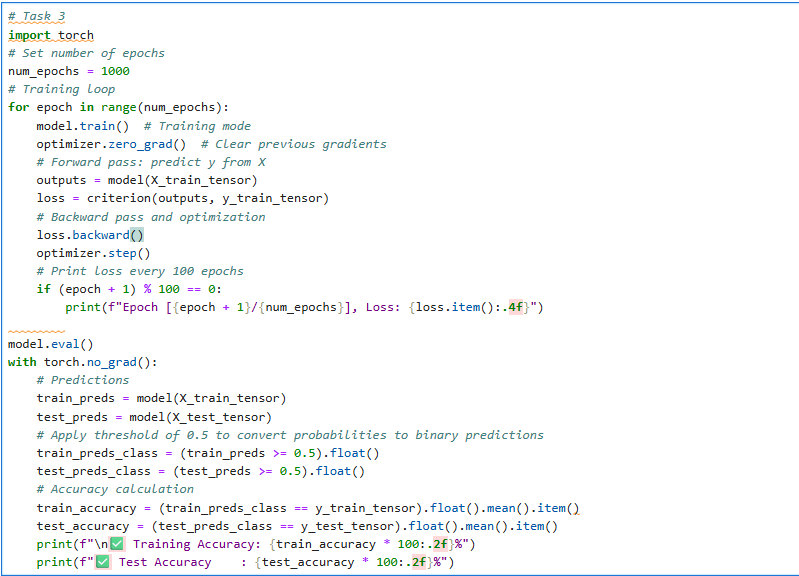
#> input picture course4/task3a.png, 799 x 576 px
$ python append_images1.py
#> lines starting #> are read from the running program, lines starting #| are printed output that depends on the picture
from PIL import Image

# Ask for user input
img1_path = input("Enter the path to the first image (.png): ")
#> the answer given: task3a.png
img2_path = input("Enter the path to the second image (.png): ")
#> the answer given: task4a.png

# Load images
img1 = Image.open(img1_path)
#> img1 is the input picture: PIL image 799x576 RGBA; mean R, G, B, A 246.9, 248.2, 248.9, 255
img2 = Image.open(img2_path)
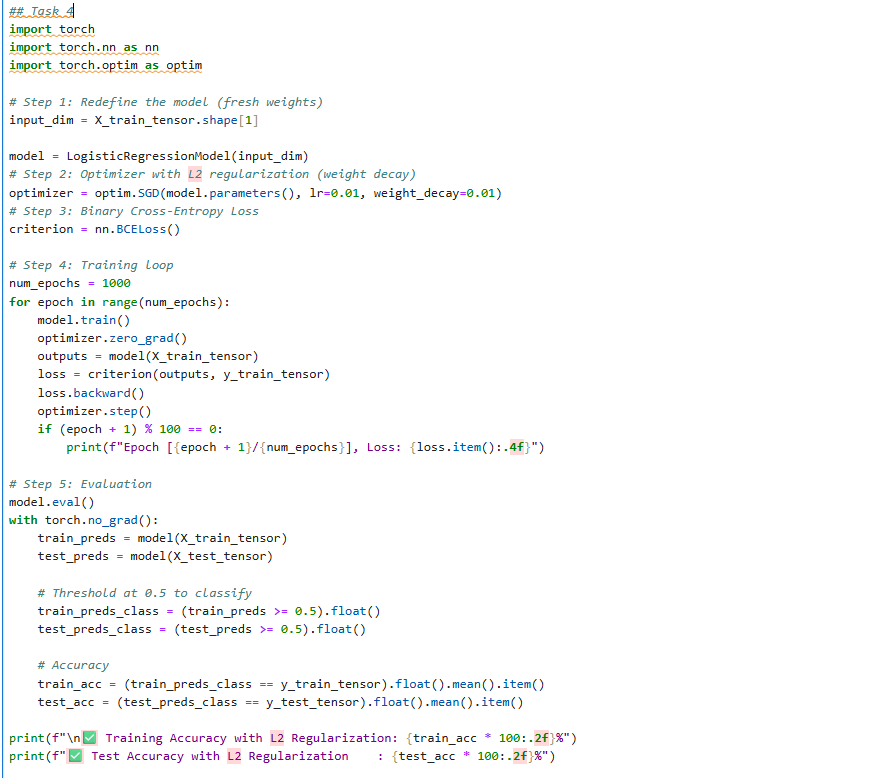
#> input picture course4/task4a.png, 885 x 778 px
#> img2 is the input picture: PIL image 885x778 RGBA; mean R, G, B, A 249.3, 249.7, 250, 255

# Optional: Resize second image to match first (or vice versa)
# Uncomment if needed to force alignment
# img2 = img2.resize(img1.size)

# Horizontally append
combined_horizontal = Image.new('RGB', (img1.width + img2.width, max(img1.height, img2.height)))
#> combined_horizontal: PIL image 1684x778 RGB; every value is 0
combined_horizontal.paste(img1, (0, 0))
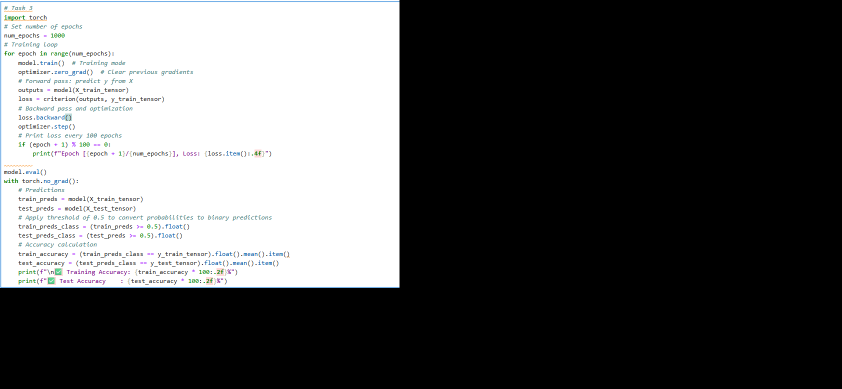
#> combined_horizontal: PIL image 1684x778 RGB (shown at 1/2 size); mean R, G, B 86.7, 87.2, 87.4
combined_horizontal.paste(img2, (img1.width, 0))
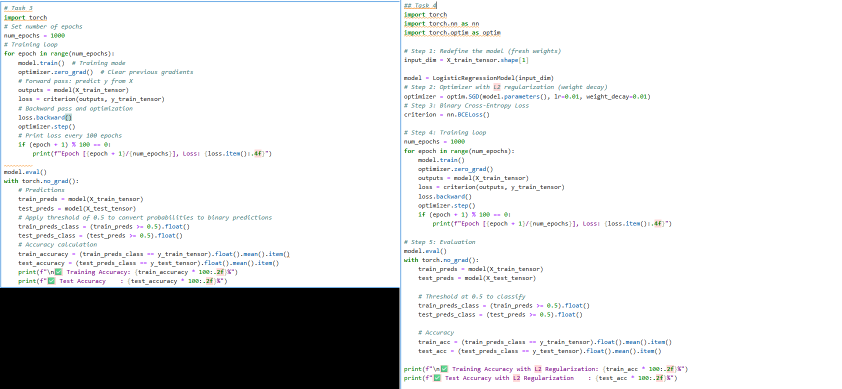
#> combined_horizontal: PIL image 1684x778 RGB (shown at 1/2 size); mean R, G, B 217.7, 218.4, 218.8
combined_horizontal.save("combined_horizontal.png")
print("✅ Saved combined_horizontal.png")

# Vertically append
combined_vertical = Image.new('RGB', (max(img1.width, img2.width), img1.height + img2.height))
#> combined_vertical: PIL image 885x1354 RGB; every value is 0
combined_vertical.paste(img1, (0, 0))
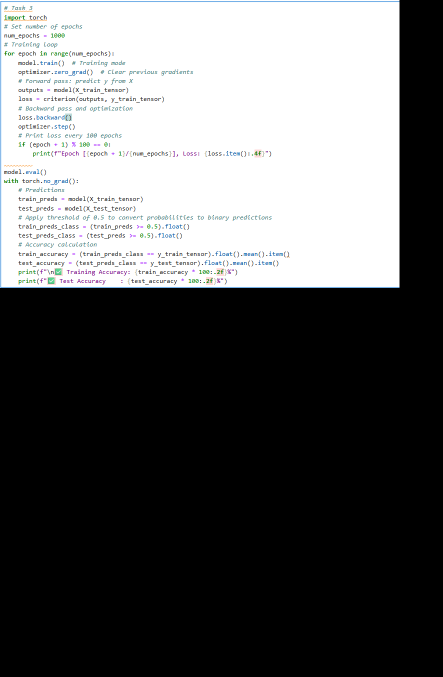
#> combined_vertical: PIL image 885x1354 RGB (shown at 1/2 size); mean R, G, B 94.8, 95.3, 95.6
combined_vertical.paste(img2, (0, img1.height))
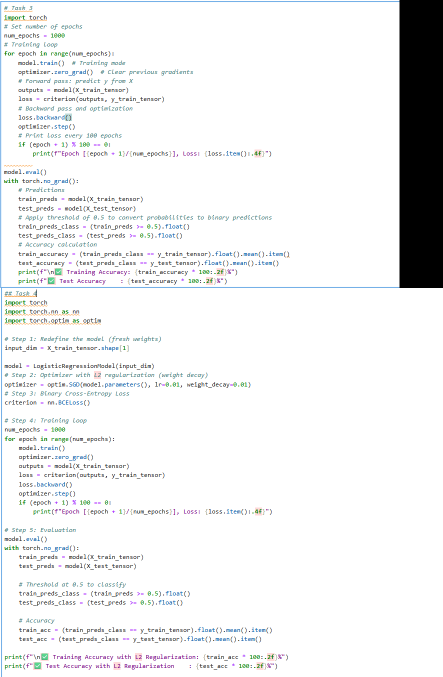
#> combined_vertical: PIL image 885x1354 RGB (shown at 1/2 size); mean R, G, B 238, 238.8, 239.2
combined_vertical.save("combined_vertical.png")
print("✅ Saved combined_vertical.png")
